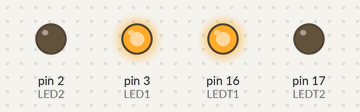
Recording of a program running on a simulated Arduino Uno, built with avr-gcc and run on an emulated ATmega328P. Shown: output pins drawn as LEDs (lit = HIGH).

Above: at 0.2 s.
At 1.7 s:
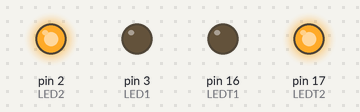
Timing chart, 0 to 3.0 s (numbered marks = the images above):
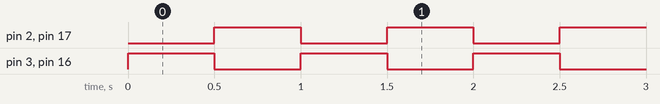

The program:

main.c
```c
/*
 * main.c
 *
 *  Created on: 08 Apr 2015
 *      Author: RobThePyro
 */


#include <avr/io.h>
#include <util/delay.h>

#define LED_DDR		DDRD
#define LED_PORT	PORTD
#define LED1		PD3
#define LED2		PD2
#define LEDT_DDR		DDRC
#define LEDT_PORT	PORTC
#define LEDT1		PC2
#define LEDT2		PC3

int main(void){
	// setup leds
	LED_DDR |= (1<<LED1)|(1<<LED2);
	LEDT_DDR |= (1<<LEDT1)|(1<<LEDT2);

	while(1){
		// toggle
		LED_PORT |= (1<<LED1);
		LED_PORT &= ~(1<<LED2);
		LEDT_PORT |= (1<<LEDT1);
		LEDT_PORT &= ~(1<<LEDT2);
		_delay_ms(500);

		LED_PORT |= (1<<LED2);
		LED_PORT &= ~(1<<LED1);
		LEDT_PORT |= (1<<LEDT2);
		LEDT_PORT &= ~(1<<LEDT1);
		_delay_ms(500);
	}


}
```

Measured:
- by itself, pin 2 (LED2), pin 3 (LED1), pin 16 (LEDT1), pin 17 (LEDT2): alternates HIGH for 0.50 s and LOW for 0.50 s
